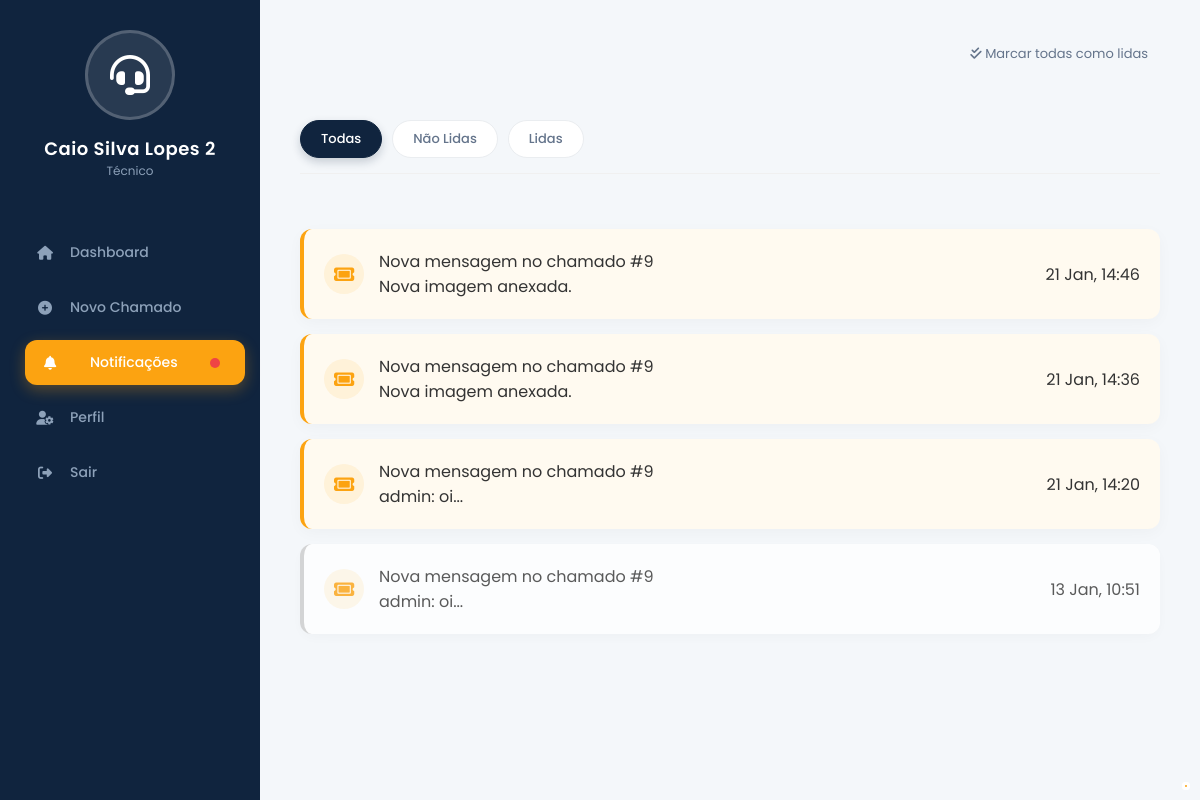
/notificacoes/ (signed in), run on an earlier commit of the app's database.
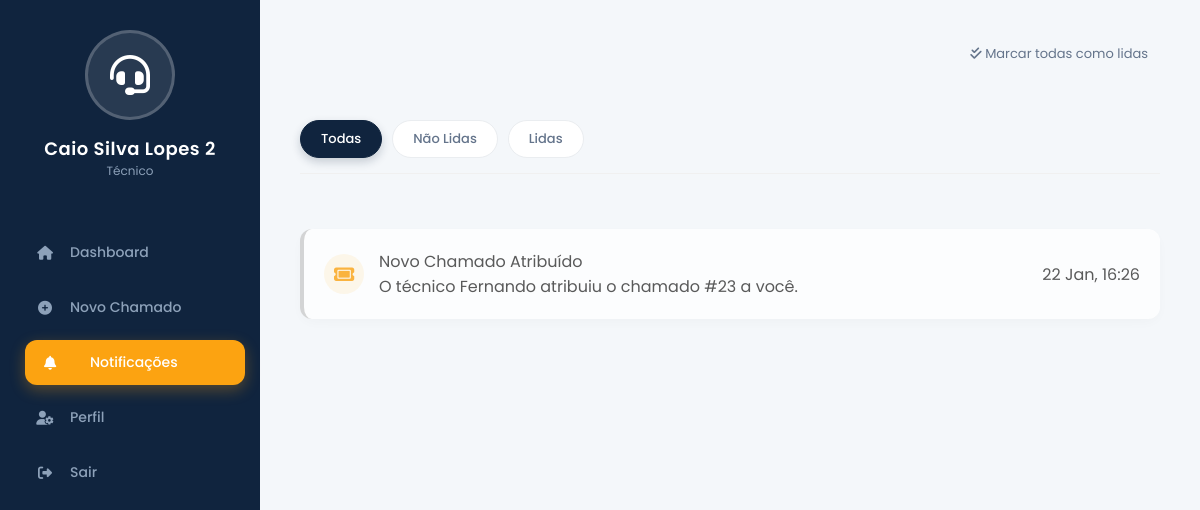
And on a later commit of the database.
### users/models.py (models this page shows, shortened)
class Account(AbstractUser):
    enterprise = models.ForeignKey(
        Enterprise,
        on_delete=models.PROTECT,
        related_name='accounts',
        verbose_name='Empresa',
        null=True,
        blank=True
    )
    IS_TECH_CHOICES = (
        (False, 'Usuário'),
        (True, 'Técnico'),
    )
    is_technician = models.BooleanField(
        default=False,
        verbose_name="É técnico?",
        choices=IS_TECH_CHOICES
    )
    display_name = models.CharField(max_length=200, verbose_name="Nome Completo", blank=True)
    email_confirmed = models.BooleanField(default=False, verbose_name="Email Confirmado")

### tickets/models.py (models this page shows, shortened)
class Notification(models.Model):
    recipient = models.ForeignKey(settings.AUTH_USER_MODEL, on_delete=models.CASCADE, related_name='notifications')
    ticket = models.ForeignKey(Tickets, on_delete=models.CASCADE, null=True, blank=True)
    title = models.CharField(max_length=255)
    message = models.TextField()
    is_read = models.BooleanField(default=False)
    created_at = models.DateTimeField(auto_now_add=True)
    class Meta:
        ordering = ['-created_at']

### tickets/notification_views.py (the view)
# urls.py: path('notificacoes/', notifications_view, name='notifications'),
@login_required
def notifications_view(request):
    filter_status = request.GET.get('filter', 'all')
    notifications = Notification.objects.filter(recipient=request.user)
    if filter_status == 'unread':
        notifications = notifications.filter(is_read=False)
    elif filter_status == 'read':
        notifications = notifications.filter(is_read=True)
    notifications = notifications.order_by('is_read', '-created_at')
    return render(request, 'notifications.html', {
        'notifications': notifications,
        'current_filter': filter_status
    })

### users/context_processors.py (called while the page is built)
def notification_counts(request):
    if request.user.is_authenticated:
        count = Notification.objects.filter(recipient=request.user, is_read=False).count()
        return {
            'unread_notifications_count': count,
            'has_unread_notifications': count > 0
        }
    return {}

### tickets/templates/notifications.html (shortened to what this page needs)
{% load static %}
{% block content %}
<!DOCTYPE html>
<html lang="pt-br">
<head>
    <link rel="stylesheet" href="https://cdnjs.cloudflare.com/ajax/libs/font-awesome/6.4.0/css/all.min.css">
    <link rel="stylesheet" href="{% static 'css/global.css' %}?v=2">
    <link rel="stylesheet" href="{% static 'css/components.css' %}?v=2">
    <link rel="stylesheet" href="{% static 'css/dashboard.css' %}?v=7">
    <link rel="stylesheet" href="{% static 'css/pages/notifications.css' %}?v=3">
</head>
<body>
    {% include 'partials/sidebar.html' %}
    <main class="main-content">
        <header style="display: flex; justify-content: space-between; align-items: center; margin-bottom: 25px;">
            <div class="page-header-actions">
                <a href="{% url 'mark_all_read' %}" class="btn-action-light"
                    style="font-size: 13px; color: var(--text-secondary); text-decoration: none;">
                    <i class="fa-solid fa-check-double"></i> Marcar todas como lidas
                </a>
            </div>
        </header>
        <div class="filter-container">
            <a href="?filter=all" class="filter-btn {% if current_filter == 'all' %}active{% endif %}">Todas</a>
            <a href="?filter=unread" class="filter-btn {% if current_filter == 'unread' %}active{% endif %}">Não
                Lidas</a>
            <a href="?filter=read" class="filter-btn {% if current_filter == 'read' %}active{% endif %}">Lidas</a>
        </div>
        <div class="notification-list">
            {% for n in notifications %}
            <a href="{% url 'mark_notification_read' n.id %}"
                class="notification-card {% if not n.is_read %}unread{% else %}read{% endif %}">
                <div class="notif-content">
                    <div class="notif-icon">
                        {% if n.ticket %}
                        <i class="fa-solid fa-ticket"></i>
                        {% else %}
                        <i class="fa-solid fa-message"></i>
                        {% endif %}
                    </div>
                    <div class="notif-texts">
                        <div class="notif-title">{{ n.title }}</div>
                        <div class="notif-msg">{{ n.message }}</div>
                    </div>
                </div>
                <div class="notif-meta">
                    <span class="notif-date">{{ n.created_at|date:"d M, H:i" }}</span>
                    {% if not n.is_read %}
                    <span class="status-dot"></span>
                    {% endif %}
                </div>
            </a>
            {% endfor %}
        </div>
    </main>
</body>
</html>
{% endblock %}

### users/templates/partials/sidebar.html (shortened to what this page needs)
<aside class="sidebar">
    <div class="profile-section">
        <div class="profile-img">
            {% if request.user.is_technician %}
            <i class="fa-solid fa-headset"></i>
            {% else %}
            <i class="fa-solid fa-user"></i>
            {% endif %}
        </div>
        <div class="profile-name">
            {{ request.user.display_name|default:request.user.username }}
        </div>
        {% if request.user.is_technician %}
        <div style="font-size: 12px; color: #8da1b9;">Técnico</div>
        {% endif %}
    </div>
    <ul class="nav-menu">
        {% if request.user.is_technician %}
        <li><a href="{% url 'dashboard_technical' %}"
                class="{% if request.resolver_match.url_name == 'dashboard_technical' %}active{% endif %}"><i
                    class="fa-solid fa-house"></i> <span>Dashboard</span></a></li>
        <li><a href="{% url 'novo_ticket' %}"
                class="{% if request.resolver_match.url_name == 'novo_ticket' %}active{% endif %}"><i
                    class="fa-solid fa-plus-circle"></i> <span>Novo Chamado</span></a></li>
        <li><a href="{% url 'notifications' %}"
                class="{% if request.resolver_match.url_name == 'notifications' %}active{% endif %}"
                style="display: flex; align-items: center; justify-content: space-between;">
                <div style="display: flex; align-items: center; gap: 15px;">
                    <i class="fa-solid fa-bell"></i> <span>Notificações</span>
                </div>
                {% if has_unread_notifications %}
                <span
                    style="background: #ef4444; width: 10px; height: 10px; border-radius: 50%; display: inline-block; margin-right: 10px;"></span>
                {% endif %}
            </a></li>
        <li><a href="{% url 'perfil' %}"
                class="{% if request.resolver_match.url_name == 'perfil' %}active{% endif %}"><i
                    class="fa-solid fa-user-gear"></i> <span>Perfil</span></a></li>
        {% endif %}
        <li><a href="{% url 'logout_client' %}"><i class="fa-solid fa-right-from-bracket"></i> <span>Sair</span></a>
        </li>
    </ul>
</aside>

### static/css/global.css (style rules this page uses)
:root { --primary-color: #10243e; --primary-light: #1c3b63; --accent-color: #fca311; --accent-hover: #e09210; --bg-color: #f4f7fa; --card-bg: #ffffff; --text-primary: #333333; --text-secondary: #64748b; --border-radius: 16px; --transition-speed: 0.3s; --shadow-soft: 0 10px 30px rgba(0, 0, 0, 0.05); --sidebar-bg: var(--primary-color); --main-bg: var(--bg-color); --card-white: var(--card-bg); --accent-orange: var(--accent-color); --status-open: #2ecc71; --status-high: #e74c3c; }
* { margin: 0; padding: 0; box-sizing: border-box; font-family: 'Outfit', 'Poppins', sans-serif; }
body { background-color: var(--bg-color); display: flex; height: 100vh; overflow: hidden; color: var(--text-primary); -webkit-font-smoothing: antialiased; transition: background-color 0.3s, color 0.3s; position: relative; }
.main-content { flex: 1; padding: 40px; overflow-y: auto; display: flex; flex-direction: column; gap: 30px; }
.sidebar { width: 260px; background-color: var(--sidebar-bg); color: white; display: flex; flex-direction: column; padding: 30px 20px; flex-shrink: 0; transition: all var(--transition-speed) ease; z-index: 100; }
.profile-section { display: flex; flex-direction: column; align-items: center; margin-bottom: 50px; }
.profile-img { width: 90px; height: 90px; background-color: rgba(255, 255, 255, 0.1); border-radius: 50%; display: flex; align-items: center; justify-content: center; margin-bottom: 15px; color: white; font-size: 40px; border: 3px solid rgba(255, 255, 255, 0.2); transition: transform var(--transition-speed); }
.profile-name { font-size: 18px; font-weight: 600; letter-spacing: 0.5px; }
.nav-menu { list-style: none; width: 100%; }
.nav-menu li { margin-bottom: 10px; }
.nav-menu a { text-decoration: none; color: #8da1b9; display: flex; align-items: center; padding: 12px 15px; border-radius: 12px; transition: all var(--transition-speed); font-size: 14px; font-weight: 500; }
.nav-menu a:hover, .nav-menu a.active { color: white; background-color: var(--accent-orange); box-shadow: 0 5px 15px rgba(252, 163, 17, 0.3); transform: translateX(5px); }
.nav-menu a i { margin-right: 15px; width: 20px; text-align: center; }
header { display: flex; justify-content: flex-start; align-items: center; margin-bottom: 10px; }
header i { color: var(--text-secondary); transition: color 0.3s; }

### static/css/dashboard.css (style rules this page uses)
:root { --primary-color: #10243e; --accent-color: #fca311; --bg-color: #f4f7fa; --card-bg: #ffffff; --text-primary: #333333; --text-secondary: #64748b; --border-radius: 16px; --transition-speed: 0.3s; --shadow-soft: 0 10px 30px rgba(0, 0, 0, 0.05); --input-bg: #fff; --input-border: #eaedf0; --sidebar-bg: var(--primary-color); --main-bg: var(--bg-color); --card-white: var(--card-bg); --accent-orange: var(--accent-color); --status-open: #2ecc71; --status-high: #e74c3c; }
* { margin: 0; padding: 0; box-sizing: border-box; font-family: 'Outfit', 'Poppins', sans-serif; }
body { background-color: var(--main-bg); display: flex; height: 100vh; overflow: hidden; color: var(--text-primary); -webkit-font-smoothing: antialiased; transition: background-color 0.3s, color 0.3s; }
.sidebar { width: 260px; background-color: var(--sidebar-bg); color: white; display: flex; flex-direction: column; padding: 30px 20px; flex-shrink: 0; transition: all var(--transition-speed) ease; z-index: 100; }
.profile-section { display: flex; flex-direction: column; align-items: center; margin-bottom: 50px; }
.profile-img { width: 90px; height: 90px; background-color: rgba(255, 255, 255, 0.1); border-radius: 50%; display: flex; align-items: center; justify-content: center; margin-bottom: 15px; color: white; font-size: 40px; border: 3px solid rgba(255, 255, 255, 0.2); transition: transform var(--transition-speed); }
.profile-name { font-size: 18px; font-weight: 600; letter-spacing: 0.5px; }
.nav-menu { list-style: none; width: 100%; }
.nav-menu li { margin-bottom: 10px; }
.nav-menu a { text-decoration: none; color: #8da1b9; display: flex; align-items: center; padding: 12px 15px; border-radius: 12px; transition: all var(--transition-speed); font-size: 14px; font-weight: 500; }
.nav-menu a:hover, .nav-menu a.active { color: white; background-color: var(--accent-orange); box-shadow: 0 5px 15px rgba(252, 163, 17, 0.3); transform: translateX(5px); }
.nav-menu a i { margin-right: 15px; width: 20px; text-align: center; }
.main-content { flex: 1; padding: 40px; overflow-y: auto; display: flex; flex-direction: column; gap: 30px; }

What changed in the data, as far as the page shows it:
removed Notification: title "Nova mensagem no chamado #9", message "Nova imagem anexada.", created_at "21 Jan, 14:46"
removed Notification: title "Nova mensagem no chamado #9", message "Nova imagem anexada.", created_at "21 Jan, 14:36"
removed Notification: title "Nova mensagem no chamado #9", message "admin: oi...", created_at "21 Jan, 14:20", is_read False (drawn)
removed Notification: title "Nova mensagem no chamado #9", message "admin: oi...", created_at "13 Jan, 10:51", is_read True (drawn)
added Notification: title "Novo Chamado Atribuído", message "O técnico Fernando atribuiu o chamado #23 a você.", created_at "22 Jan, 16:26", is_read True (drawn)
